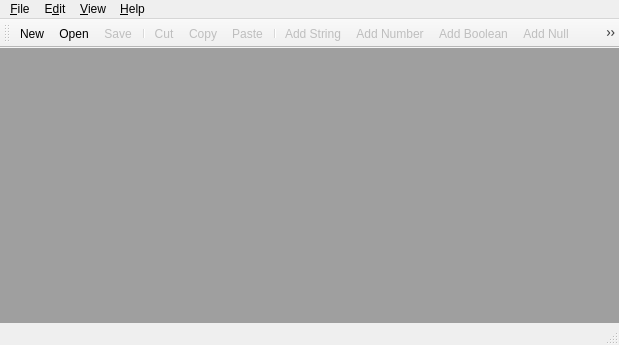
<?xml version="1.0" encoding="UTF-8"?>
<ui version="4.0">
 <class>MainWindow</class>
 <widget class="QMainWindow" name="MainWindow">
  <property name="geometry">
   <rect>
    <x>0</x>
    <y>0</y>
    <width>619</width>
    <height>345</height>
   </rect>
  </property>
  <property name="windowTitle">
   <string>JSON edit</string>
  </property>
  <widget class="QWidget" name="centralWidget">
   <layout class="QHBoxLayout" name="horizontalLayout">
    <property name="leftMargin">
     <number>0</number>
    </property>
    <property name="topMargin">
     <number>0</number>
    </property>
    <property name="rightMargin">
     <number>0</number>
    </property>
    <property name="bottomMargin">
     <number>0</number>
    </property>
    <item>
     <widget class="QMdiArea" name="mdiArea">
      <property name="viewMode">
       <enum>QMdiArea::TabbedView</enum>
      </property>
      <property name="documentMode">
       <bool>true</bool>
      </property>
      <property name="tabsClosable">
       <bool>true</bool>
      </property>
     </widget>
    </item>
   </layout>
  </widget>
  <widget class="QMenuBar" name="menuBar">
   <property name="geometry">
    <rect>
     <x>0</x>
     <y>0</y>
     <width>619</width>
     <height>30</height>
    </rect>
   </property>
   <widget class="QMenu" name="menuFile">
    <property name="title">
     <string>&amp;File</string>
    </property>
    <addaction name="actionNew"/>
    <addaction name="actionOpen"/>
    <addaction name="actionSave"/>
    <addaction name="actionSave_as"/>
    <addaction name="actionClose"/>
    <addaction name="separator"/>
    <addaction name="actionExit"/>
   </widget>
   <widget class="QMenu" name="menuEdit">
    <property name="title">
     <string>E&amp;dit</string>
    </property>
    <addaction name="actionCut"/>
    <addaction name="actionCopy"/>
    <addaction name="actionPaste"/>
    <addaction name="actionRemove_Item"/>
    <addaction name="separator"/>
    <addaction name="actionAdd_String"/>
    <addaction name="actionAdd_Number"/>
    <addaction name="actionAdd_Boolean"/>
    <addaction name="actionAdd_Null"/>
    <addaction name="actionAdd_Array"/>
    <addaction name="actionAdd_Object"/>
   </widget>
   <widget class="QMenu" name="menuView">
    <property name="title">
     <string>&amp;View</string>
    </property>
    <addaction name="actionSingle_column"/>
    <addaction name="actionDouble_column"/>
    <addaction name="actionText"/>
   </widget>
   <widget class="QMenu" name="menuHelp">
    <property name="title">
     <string>&amp;Help</string>
    </property>
   </widget>
   <addaction name="menuFile"/>
   <addaction name="menuEdit"/>
   <addaction name="menuView"/>
   <addaction name="menuHelp"/>
  </widget>
  <widget class="QToolBar" name="mainToolBar">
   <attribute name="toolBarArea">
    <enum>TopToolBarArea</enum>
   </attribute>
   <attribute name="toolBarBreak">
    <bool>false</bool>
   </attribute>
   <addaction name="actionNew"/>
   <addaction name="actionOpen"/>
   <addaction name="actionSave"/>
   <addaction name="separator"/>
   <addaction name="actionCut"/>
   <addaction name="actionCopy"/>
   <addaction name="actionPaste"/>
   <addaction name="separator"/>
   <addaction name="actionAdd_String"/>
   <addaction name="actionAdd_Number"/>
   <addaction name="actionAdd_Boolean"/>
   <addaction name="actionAdd_Null"/>
   <addaction name="actionAdd_Array"/>
   <addaction name="actionAdd_Object"/>
   <addaction name="separator"/>
   <addaction name="actionSingle_column"/>
   <addaction name="actionDouble_column"/>
   <addaction name="actionText"/>
  </widget>
  <widget class="QStatusBar" name="statusBar"/>
  <action name="actionNew">
   <property name="icon">
    <iconset theme="document-new">
     <normaloff>.</normaloff>.</iconset>
   </property>
   <property name="text">
    <string>&amp;New</string>
   </property>
   <property name="toolTip">
    <string>New json document</string>
   </property>
   <property name="shortcut">
    <string>Ctrl+N</string>
   </property>
  </action>
  <action name="actionOpen">
   <property name="icon">
    <iconset theme="document-open">
     <normaloff>.</normaloff>.</iconset>
   </property>
   <property name="text">
    <string>&amp;Open...</string>
   </property>
   <property name="toolTip">
    <string>Open file</string>
   </property>
   <property name="shortcut">
    <string>Ctrl+O</string>
   </property>
  </action>
  <action name="actionSave">
   <property name="enabled">
    <bool>false</bool>
   </property>
   <property name="icon">
    <iconset theme="document-save">
     <normaloff>.</normaloff>.</iconset>
   </property>
   <property name="text">
    <string>&amp;Save</string>
   </property>
   <property name="shortcut">
    <string>Ctrl+S</string>
   </property>
  </action>
  <action name="actionSave_as">
   <property name="enabled">
    <bool>false</bool>
   </property>
   <property name="icon">
    <iconset theme="document-save-as">
     <normaloff>.</normaloff>.</iconset>
   </property>
   <property name="text">
    <string>Save &amp;as...</string>
   </property>
   <property name="shortcut">
    <string>Ctrl+Shift+S</string>
   </property>
  </action>
  <action name="actionClose">
   <property name="enabled">
    <bool>false</bool>
   </property>
   <property name="icon">
    <iconset theme="document-close">
     <normaloff>.</normaloff>.</iconset>
   </property>
   <property name="text">
    <string>&amp;Close</string>
   </property>
  </action>
  <action name="actionExit">
   <property name="icon">
    <iconset theme="application-exit">
     <normaloff>.</normaloff>.</iconset>
   </property>
   <property name="text">
    <string>&amp;Exit</string>
   </property>
  </action>
  <action name="actionSingle_column">
   <property name="checkable">
    <bool>true</bool>
   </property>
   <property name="checked">
    <bool>true</bool>
   </property>
   <property name="icon">
    <iconset theme="window">
     <normaloff>.</normaloff>.</iconset>
   </property>
   <property name="text">
    <string>&amp;Single column</string>
   </property>
  </action>
  <action name="actionDouble_column">
   <property name="checkable">
    <bool>true</bool>
   </property>
   <property name="icon">
    <iconset theme="view-split-left-right">
     <normaloff>.</normaloff>.</iconset>
   </property>
   <property name="text">
    <string>&amp;Double column</string>
   </property>
  </action>
  <action name="actionText">
   <property name="checkable">
    <bool>true</bool>
   </property>
   <property name="icon">
    <iconset theme="view-list-text">
     <normaloff>.</normaloff>.</iconset>
   </property>
   <property name="text">
    <string>&amp;Text</string>
   </property>
  </action>
  <action name="actionCut">
   <property name="enabled">
    <bool>false</bool>
   </property>
   <property name="icon">
    <iconset theme="edit-cut">
     <normaloff>.</normaloff>.</iconset>
   </property>
   <property name="text">
    <string>&amp;Cut</string>
   </property>
   <property name="shortcut">
    <string>Ctrl+X</string>
   </property>
  </action>
  <action name="actionCopy">
   <property name="enabled">
    <bool>false</bool>
   </property>
   <property name="icon">
    <iconset theme="edit-copy">
     <normaloff>.</normaloff>.</iconset>
   </property>
   <property name="text">
    <string>Cop&amp;y</string>
   </property>
   <property name="shortcut">
    <string>Ctrl+C</string>
   </property>
  </action>
  <action name="actionPaste">
   <property name="enabled">
    <bool>false</bool>
   </property>
   <property name="icon">
    <iconset theme="edit-paste">
     <normaloff>.</normaloff>.</iconset>
   </property>
   <property name="text">
    <string>&amp;Paste</string>
   </property>
   <property name="shortcut">
    <string>Ctrl+V</string>
   </property>
  </action>
  <action name="actionRemove_Item">
   <property name="enabled">
    <bool>false</bool>
   </property>
   <property name="icon">
    <iconset theme="list-remove">
     <normaloff>.</normaloff>.</iconset>
   </property>
   <property name="text">
    <string>&amp;Remove Item</string>
   </property>
   <property name="toolTip">
    <string>Remove Item</string>
   </property>
   <property name="shortcut">
    <string>Del</string>
   </property>
  </action>
  <action name="actionAdd_String">
   <property name="enabled">
    <bool>false</bool>
   </property>
   <property name="icon">
    <iconset resource="icons.qrc">
     <normaloff>:/icons/string.svg</normaloff>:/icons/string.svg</iconset>
   </property>
   <property name="text">
    <string>&amp;Add String</string>
   </property>
  </action>
  <action name="actionAdd_Number">
   <property name="enabled">
    <bool>false</bool>
   </property>
   <property name="icon">
    <iconset resource="icons.qrc">
     <normaloff>:/icons/double.svg</normaloff>:/icons/double.svg</iconset>
   </property>
   <property name="text">
    <string>Add &amp;Number</string>
   </property>
  </action>
  <action name="actionAdd_Boolean">
   <property name="enabled">
    <bool>false</bool>
   </property>
   <property name="icon">
    <iconset resource="icons.qrc">
     <normaloff>:/icons/bool.svg</normaloff>:/icons/bool.svg</iconset>
   </property>
   <property name="text">
    <string>Add &amp;Boolean</string>
   </property>
  </action>
  <action name="actionAdd_Null">
   <property name="enabled">
    <bool>false</bool>
   </property>
   <property name="icon">
    <iconset resource="icons.qrc">
     <normaloff>:/icons/null.svg</normaloff>:/icons/null.svg</iconset>
   </property>
   <property name="text">
    <string>A&amp;dd Null</string>
   </property>
  </action>
  <action name="actionAdd_Array">
   <property name="enabled">
    <bool>false</bool>
   </property>
   <property name="icon">
    <iconset theme="itemize">
     <normaloff>.</normaloff>.</iconset>
   </property>
   <property name="text">
    <string>Add Array</string>
   </property>
   <property name="toolTip">
    <string>Add Array</string>
   </property>
  </action>
  <action name="actionAdd_Object">
   <property name="enabled">
    <bool>false</bool>
   </property>
   <property name="icon">
    <iconset theme="folder">
     <normaloff>.</normaloff>.</iconset>
   </property>
   <property name="text">
    <string>Add &amp;Object</string>
   </property>
  </action>
 </widget>
 <layoutdefault spacing="6" margin="11"/>
 <resources>
  <include location="icons.qrc"/>
 </resources>
 <connections/>
</ui>
